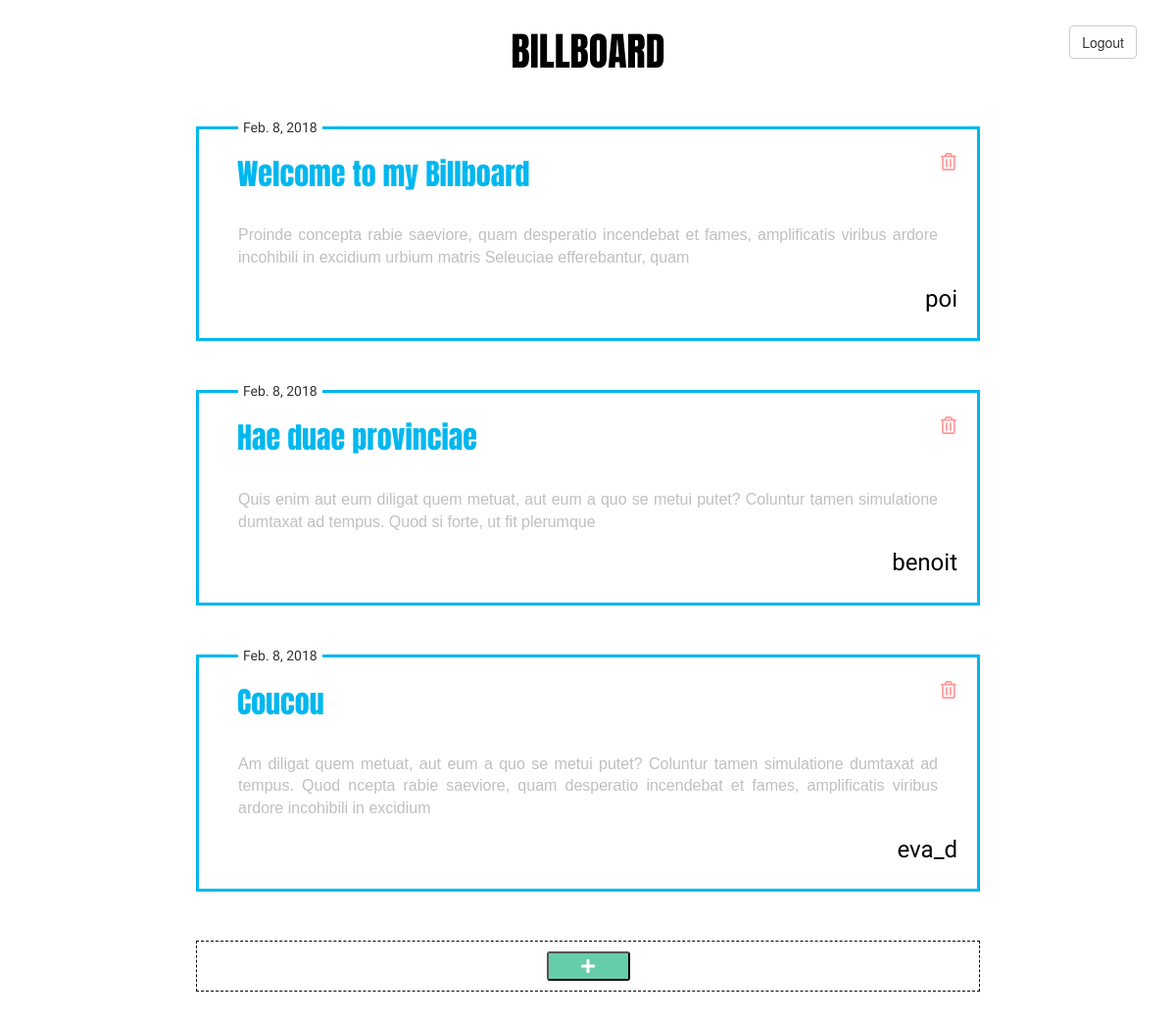
Page /billboard/messages/ (signed in) on the earlier database version.
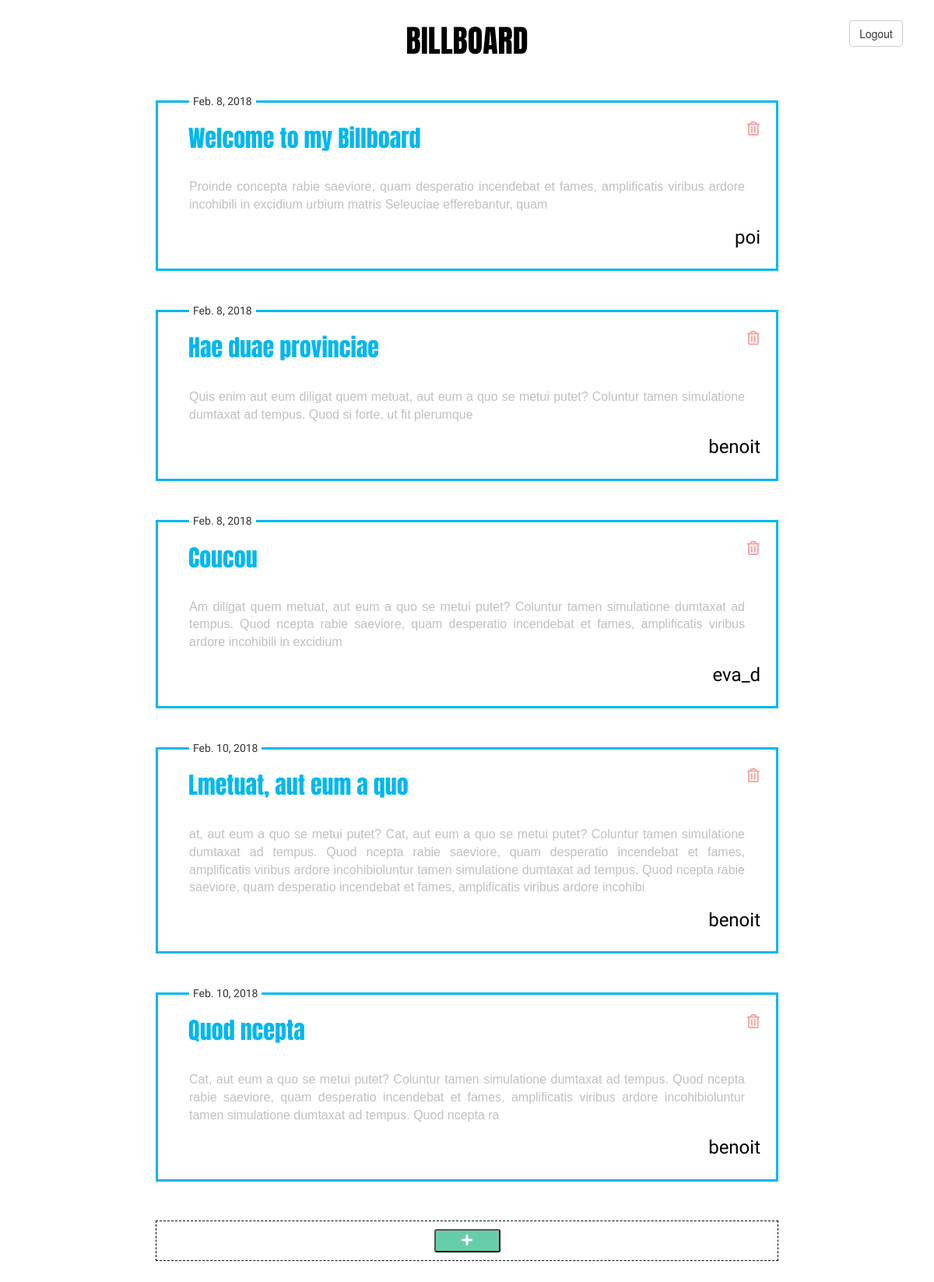
Same page on the later database version.
### msg_app/models.py (models this page shows, shortened)
@python_2_unicode_compatible
class Messages(models.Model):
    msg_date = models.DateField(("Date"), auto_now_add=True,)
    msg_title = models.CharField(max_length=200)
    msg = models.CharField(max_length=2000)
    msg_author = models.CharField(max_length=50)

### msg_app/views.py (the view)
def messages(request):
    user=request.user
    if user.is_authenticated():
        all_messages = Messages.objects.all()
        context = {
            'all_messages' : all_messages,
            'time':datetime.now(),
        }
        return render(request, 'messages.html', context)
    else:
        return redirect('home')

### msg_app/templates/messages.html (shortened to what this page needs)
{% extends "main.html" %}
{% block body %}
<form name="logout_user" method="post"  role="form" action="{% url 'logout_user' %}">{% csrf_token %}
    <input name="logout" type="submit" class="btn btn-default" id="logout" value="Logout">
</form>
{% for message in all_messages %}
    <div class="msg_box">
        <span class="trash" id="{{message.id}}"><i class="far fa-trash-alt"></i></span>
        <span class="msg_date">{{ message.msg_date}}</span>
        <div class="msg_title">{{message.msg_title}}</div>
        <div class="msg">{{message.msg}}</div>
        <div class="sign">{{message.msg_author}}</div>
    </div>
{% endfor %}
    <div class="add_msg">
        <button name="new_message" class="plus" id="plus_id"><i class="fas fa-plus"></i></button>
    </div>
{% endblock %}

Differences in the rows shown:
added Messages: msg_date "Feb. 10, 2018", msg_title "Lmetuat, aut eum a quo", msg "at, aut eum a quo se metui putet? Cat, aut eum a quo se metui putet? Coluntur tamen simulatione dumtaxat ad tempus. Quod ncepta rabie saeviore, quam desperatio incendebat et fames, amplificatis viribus ardore incohibioluntur tamen simulatione dumtaxat ad tempus. Quod ncepta rabie saeviore, quam desperatio incendebat et fames, amplificatis viribus ardore incohibi", msg_author "benoit"
added Messages: msg_date "Feb. 10, 2018", msg_title "Quod ncepta", msg "Cat, aut eum a quo se metui putet? Coluntur tamen simulatione dumtaxat ad tempus. Quod ncepta rabie saeviore, quam desperatio incendebat et fames, amplificatis viribus ardore incohibioluntur tamen simulatione dumtaxat ad tempus. Quod ncepta ra", msg_author "benoit"
